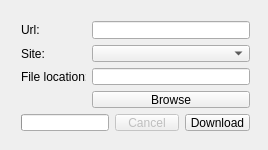
<?xml version="1.0" encoding="UTF-8"?>
<ui version="4.0">
 <class>MainWindow</class>
 <widget class="QMainWindow" name="MainWindow">
  <property name="windowModality">
   <enum>Qt::WindowModal</enum>
  </property>
  <property name="geometry">
   <rect>
    <x>0</x>
    <y>0</y>
    <width>268</width>
    <height>150</height>
   </rect>
  </property>
  <property name="windowTitle">
   <string>streamscraperGui</string>
  </property>
  <widget class="QWidget" name="centralWidget">
   <widget class="QWidget" name="">
    <property name="geometry">
     <rect>
      <x>10</x>
      <y>10</y>
      <width>251</width>
      <height>132</height>
     </rect>
    </property>
    <layout class="QGridLayout" name="gridLayout">
     <item row="0" column="0">
      <widget class="QLabel" name="label">
       <property name="text">
        <string>Url:</string>
       </property>
      </widget>
     </item>
     <item row="0" column="1" colspan="3">
      <widget class="QLineEdit" name="txtUrl"/>
     </item>
     <item row="1" column="0">
      <widget class="QLabel" name="label_3">
       <property name="text">
        <string>Site:</string>
       </property>
      </widget>
     </item>
     <item row="1" column="1" colspan="3">
      <widget class="QComboBox" name="comboBox"/>
     </item>
     <item row="2" column="0">
      <widget class="QLabel" name="label_2">
       <property name="text">
        <string>File location:</string>
       </property>
      </widget>
     </item>
     <item row="2" column="1" colspan="3">
      <widget class="QLineEdit" name="txtLocation">
       <property name="readOnly">
        <bool>true</bool>
       </property>
      </widget>
     </item>
     <item row="3" column="1" colspan="3">
      <widget class="QPushButton" name="pushButtonBrowse">
       <property name="text">
        <string>Browse</string>
       </property>
      </widget>
     </item>
     <item row="4" column="0" colspan="2">
      <widget class="QProgressBar" name="progressBar">
       <property name="value">
        <number>0</number>
       </property>
       <property name="textVisible">
        <bool>false</bool>
       </property>
       <property name="invertedAppearance">
        <bool>false</bool>
       </property>
      </widget>
     </item>
     <item row="4" column="2">
      <widget class="QPushButton" name="pushButtonCancel">
       <property name="enabled">
        <bool>false</bool>
       </property>
       <property name="text">
        <string>Cancel</string>
       </property>
      </widget>
     </item>
     <item row="4" column="3">
      <widget class="QPushButton" name="pushButtonDownload">
       <property name="text">
        <string>Download</string>
       </property>
      </widget>
     </item>
    </layout>
   </widget>
  </widget>
  <action name="actionExit">
   <property name="text">
    <string>Exit</string>
   </property>
  </action>
  <action name="actionGithub_page">
   <property name="text">
    <string>Github page</string>
   </property>
  </action>
 </widget>
 <layoutdefault spacing="6" margin="11"/>
 <resources/>
 <connections/>
</ui>
